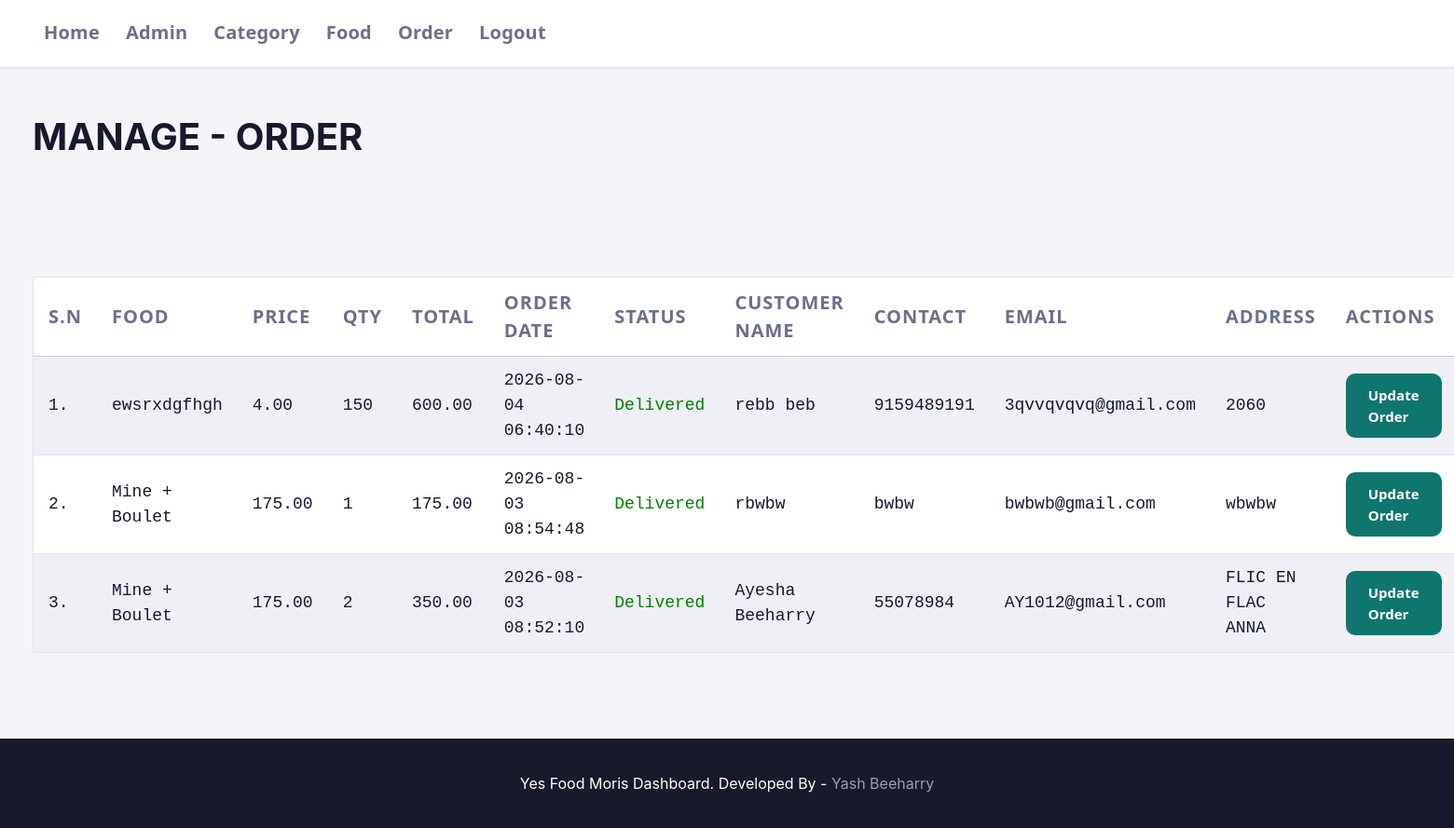
The page /admin/manage-order.php (signed in) on the database its author committed.
### tables this page shows
CREATE TABLE `tbl_order` (
  `id` int(10) UNSIGNED NOT NULL,
  `food` varchar(150) NOT NULL,
  `price` decimal(10,2) NOT NULL,
  `qty` int(11) NOT NULL,
  `total` decimal(10,2) NOT NULL,
  `order_date` datetime NOT NULL,
  `status` varchar(50) NOT NULL,
  `customer_name` varchar(150) NOT NULL,
  `customer_contact` varchar(20) NOT NULL,
  `customer_email` varchar(150) NOT NULL,
  `customer_address` varchar(255) NOT NULL
);

### admin/manage-order.php (the view, shortened to what this page needs)
<?php include('partials/menu.php'); ?>
<div class="main-content">
    <div class="wrapper">
        <h1>MANAGE - ORDER</h1>
        <br /><br />
        <br /><br />
        <table class="tbl-full">
            <tr>
                <th>S.N</th>
                <th>Food</th>
                <th>Price</th>
                <th>Qty</th>
                <th>Total</th>
                <th>Order Date</th>
                <th>Status</th>
                <th>Customer Name</th>
                <th>Contact</th>
                <th>Email</th>
                <th>Address</th>
                <th>Actions</th>
            </tr>
            <?php
                $sql = "SELECT * FROM tbl_order ORDER BY id DESC";
                $res = mysqli_query($conn, $sql);
                $count = mysqli_num_rows($res);
                $sn=1;
                if($count>0)
                {
                    while($row=mysqli_fetch_assoc($res))
                    {
                        $id = $row['id'];
                        $food = $row['food'];
                        $price = $row['price'];
                        $qty = $row['qty'];
                        $total = $row['total'];
                        $order_date = $row['order_date'];
                        $status = $row['status'];
                        $customer_name = $row['customer_name'];
                        $customer_contact = $row['customer_contact'];
                        $customer_email = $row['customer_email'];
                        $customer_address = $row['customer_address'];
                        ?>
                            <tr>
                                <td><?php echo $sn++; ?>.</td>
                                <td><?php echo $food; ?></td>
                                <td><?php echo $price; ?></td>
                                <td><?php echo $qty; ?></td>
                                <td><?php echo $total; ?></td>
                                <td><?php echo $order_date; ?></td>
                                <td>
                                    <?php
                                        if($status=="Ordered")
                                        {
                                            echo "<label>$status</label>";
                                        }
                                        elseif($status=="On Delivery")
                                        {
                                            echo "<label style='color: orange;'>$status</label>";
                                        }
                                        elseif($status=="Delivered")
                                        {
                                            echo "<label style='color: green;'>$status</label>";
                                        }
                                        elseif($status=="Cancelled")
                                        {
                                            echo "<label style='color: red;'>$status</label>";
                                        }
                                    ?>
                                </td>
                                <td><?php echo $customer_name; ?></td>
                                <td><?php echo $customer_contact; ?></td>
                                <td><?php echo $customer_email; ?></td>
                                <td><?php echo $customer_address; ?></td>
                                <td>
                                    <a href="<?php echo SITEURL; ?>admin/update-order.php?id=<?php echo $id; ?>" class="btn-secondary">Update Order</a>
                                </td>
                            </tr>
                        <?php
                    }
                }
                else
                {
                    echo "<tr><td colspan='12' class='error'>Order not Available</td></tr>";
                }
            ?>
        </table>
    </div>
</div>
<?php include('partials/footer.php'); ?>

### css/admin.css (style rules this page uses)
:root { --bg: #f4f5f9; --surface: #ffffff; --surface-sunken: #eef0f6; --border: #e1e4ec; --border-strong: #ccd0dd; --ink: #171a2b; --ink-muted: #6b7089; --ink-faint: #9a9eb3; --primary: #4338ca; --primary-hover: #362f9e; --primary-soft: #eef0fd; --accent: #f59e0b; --accent-soft: #fef3e2; --secondary: #0f766e; --secondary-hover:#0b5c56; --secondary-soft: #e5f5f3; --success: #0f9960; --success-soft: #e6f6ee; --danger: #e11d48; --danger-soft: #fdecef; --font-display: "Space Grotesk", "Segoe UI", system-ui, sans-serif; --font-body: "Inter", "Segoe UI", system-ui, sans-serif; --font-mono: "JetBrains Mono", "SFMono-Regular", Consolas, monospace; --fs-body: clamp(15px, 13px + 0.9vw, 20px); --fs-nav: clamp(14px, 12px + 1.1vw, 20px); --fs-stat: clamp(20px, 14px + 2.6vw, 30px); --fs-label: clamp(11px, 9px + 0.8vw, 15px); --fs-th: clamp(12px, 10px + 1.1vw, 20px); --fs-td: clamp(13px, 11px + 0.9vw, 18px); --fs-btn: clamp(13px, 11px + 0.7vw, 15px); --fs-status:clamp(12px, 10px + 0.7vw, 16px); --fs-input: clamp(16px, 13px + 1.1vw, 20px); --space-1: 4px; --space-2: 8px; --space-3: 12px; --space-4: clamp(12px, 10px + 0.6vw, 16px); --space-5: clamp(16px, 12px + 1.4vw, 24px); --space-6: clamp(20px, 14px + 2vw, 32px); --space-7: clamp(28px, 18px + 3vw, 48px); --radius-sm: 6px; --radius-md: 10px; --radius-lg: 16px; --shadow-sm: 0 1px 2px rgba(23, 26, 43, 0.06); --shadow-md: 0 4px 16px rgba(23, 26, 43, 0.08); --shadow-lg: 0 12px 32px rgba(23, 26, 43, 0.12); --transition: 180ms ease; --tap-min: 44px; }
*, *::before, *::after { margin: 0; padding: 0; box-sizing: border-box; }
html { -webkit-text-size-adjust: 100%; text-size-adjust: 100%; }
body { font-family: var(--font-body); background-color: var(--bg); color: var(--ink); line-height: 1.5; font-size: var(--fs-body); overflow-x: hidden; min-height: 100vh; }
a { color: inherit; }
.wrapper { width: min(94%, 1280px); margin: 0 auto; padding: var(--space-3) 0; }
.tbl-full { width: 100%; }
.main-content { display: grid; grid-template-columns: 1fr; gap: var(--space-4); padding: var(--space-6) 0; }
@media (min-width: 480px) { .main-content { grid-template-columns: repeat(auto-fit, minmax(200px, 1fr)); } }
table { width: 100%; border-collapse: collapse; background-color: var(--surface); border: 1px solid var(--border); border-radius: var(--radius-md); display: block; overflow-x: auto; -webkit-overflow-scrolling: touch; }
table tr th { border-bottom: 1px solid var(--border-strong); padding: var(--space-3) var(--space-4); text-align: left; font-family: var(--font-display); font-size: var(--fs-th); font-weight: 600; text-transform: uppercase; letter-spacing: 0.05em; color: var(--ink-muted); white-space: nowrap; }
table tr td { padding: var(--space-3) var(--space-4); border-bottom: 1px solid var(--border); font-family: var(--font-mono); font-size: var(--fs-td); color: var(--ink); white-space: nowrap; }
table tr:last-child td { border-bottom: none; }
table tbody tr { transition: background-color var(--transition); }
table tbody tr:nth-child(even) { background-color: var(--surface-sunken); }
@media (min-width: 768px) { table { display: table; overflow-x: visible; } }
@media (min-width: 768px) { table tr th, table tr td { white-space: normal; } }
.btn-primary, .btn-secondary, .btn-danger { display: inline-flex; align-items: center; justify-content: center; gap: var(--space-2); width: 100%; min-height: var(--tap-min); padding: var(--space-3) var(--space-5); font-family: var(--font-display); font-weight: 600; font-size: var(--fs-btn); color: #fff; text-decoration: none; border: none; border-radius: var(--radius-md); cursor: pointer; box-shadow: var(--shadow-sm); transition: background-color var(--transition), transform var(--transition), box-shadow var(--transition); }
@media (min-width: 480px) { .btn-primary, .btn-secondary, .btn-danger { width: auto; } }
.btn-secondary { background-color: var(--secondary); }
@media (min-width: 1024px) { .main-content { gap: var(--space-5); } }
@media (min-width: 1440px) { .wrapper { width: min(99%, 1490px); } }

### rows shown on the page
tbl_order: food "ewsrxdgfhgh", price "4.00", qty "150", total "600.00", order_date "2026-08-04 06:40:10", status "Delivered", customer_name "rebb beb", customer_contact "9159489191", customer_email "3qvvqvqvq@gmail.com", customer_address "2060"
tbl_order: food "Mine + Boulet", price "175.00", qty "1", total "175.00", order_date "2026-08-03 08:54:48", status "Delivered", customer_name "rbwbw", customer_contact "bwbw", customer_email "bwbwb@gmail.com", customer_address "wbwbw"
tbl_order: food "Mine + Boulet", price "175.00", qty "2", total "350.00", order_date "2026-08-03 08:52:10", status "Delivered", customer_name "Ayesha Beeharry", customer_contact "55078984", customer_email "AY1012@gmail.com", customer_address "FLIC EN FLAC ANNA"
